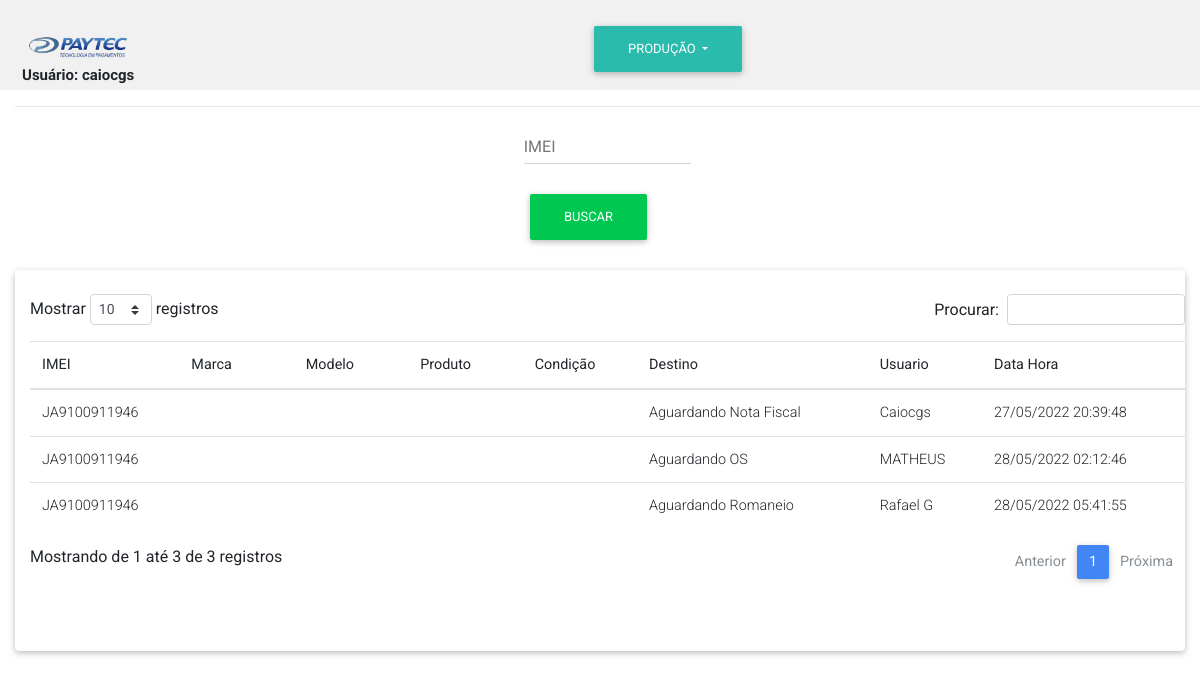
Page /result_pesquisa.php?imei=JA9100911946 (signed in) on the committed database.
### tables this page shows
CREATE TABLE `pcp_producao` (
  `id` int(11) NOT NULL AUTO_INCREMENT,
  `imei` varchar(30) NOT NULL,
  `marca` varchar(50) NOT NULL,
  `modelo` varchar(50) NOT NULL,
  `produto` varchar(100) NOT NULL,
  `condicao` varchar(50) NOT NULL,
  `destino` varchar(50) NOT NULL,
  `status` int(11) NOT NULL,
  `usuario` varchar(50) NOT NULL,
  `data_hora` datetime NOT NULL,
  PRIMARY KEY (`id`) USING BTREE
);

### result_pesquisa.php (the view, shortened to what this page needs)
<?php
include('header_novo.php');
include('Header_CSS_JS.php');
?>
<!doctype html>
<html lang=pt-BR>
<div style="padding-left:15px">
    <head>
    </head>
    <hr>
    <form action="result_pesquisa.php" method="GET">
        <div class="flex-center flex-column">
            <div class="col-2">
                <div class="md-form mt-0">
                    <input name="imei" autocomplete="off" type="text" id="form1" class="form-control">
                    <label for="form1"><b>IMEI</b> </label>
                </div>
            </div>
        </div>
        <div class="flex-center flex-column">
            <div class="col-2">
                <div class="md-form mt-0">
                    <button type="submit" class="btn btn-success">Buscar</button>
                </div>
            </div>
        </div>
    </form>
</div>
<?php
$imei = $_GET['imei'];
?>
<div class="col mb-4">
    <div class="card">
        <div style="padding-left:15px">
            <div class="table table-responsive">
                <table class="table">
                    <table id="dtBasicExample" cellspacing="0" width="100%">
                        <thead>
                            <tr>
                                <th class="th-sm">IMEI</th>
                                <th class="th-sm">Marca</th>
                                <th class="th-sm">Modelo</th>
                                <th class="th-sm">Produto</th>
                                <th class="th-sm">Condição</th>
                                <th class="th-sm">Destino</th>
                                <th class="th-sm">Usuario</th>
                                <th class="th-sm">Data Hora</th>
                            </tr>
                        </thead>
                        <tbody>
                            <?php
                            $Select_SQL =
                                ("SELECT * FROM `pcp_producao` WHERE imei = '$imei' ");
                            $conexao_SQL = mysqli_query($conexao, $Select_SQL);
                            while ($row = mysqli_fetch_assoc($conexao_SQL)) {
                            ?>
                                <tr>
                                    <td> <?php echo $row['imei'] ?> </td>
                                    <td> <?php echo $row['marca'] ?> </td>
                                    <td> <?php echo $row['modelo'] ?> </td>
                                    <td> <?php echo $row['produto'] ?> </td>
                                    <td> <?php echo $row['condicao'] ?> </td>
                                    <td> <?php echo $row['destino'] ?> </td>
                                    <td> <?php echo $row['usuario'] ?> </td>
                                    <td> <?php echo date('d/m/Y H:i:s', strtotime($row['data_hora'])) ?> </td>
                                </tr>
                            <?php }; ?>
                        </tbody>
                    </table>
            </div>
        </div>
        <br>

### header_novo.php (style rules this page uses)
* { box-sizing: border-box; }
body { margin: 0; font-family: Arial, ; }

### rows in the picture
pcp_producao: imei "JA9100911946", destino "Aguardando Nota Fiscal", usuario "Caiocgs", data_hora "27/05/2022 20:39:48"
pcp_producao: imei "JA9100911946", destino "Aguardando OS", usuario "MATHEUS", data_hora "28/05/2022 02:12:46"
pcp_producao: imei "JA9100911946", destino "Aguardando Romaneio", usuario "Rafael G", data_hora "28/05/2022 05:41:55"

### other values in the picture
$_SESSION['usuario'] "caiocgs"
